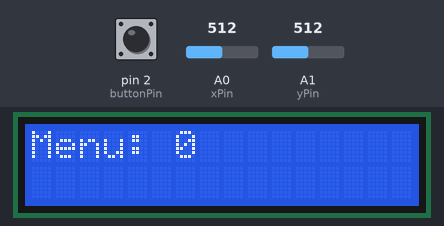
This sketch was run on a simulated Arduino Uno, built with avr-gcc and run on an emulated ATmega328P. On the bench: 16×2 character LCD. The inputs (shaded band) are chosen by the test bench; at power-on: pin 2 (buttonPin) HIGH, A0 (xPin) = 512, A1 (yPin) = 512.

Above: at 1.2 s.
1.3 s: pin 2 (buttonPin) pulled LOW for 0.15 s
At 2.1 s:
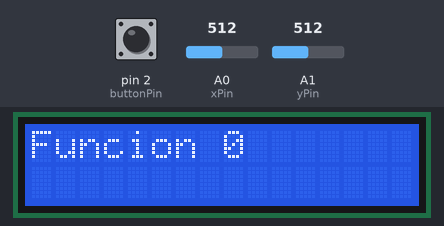
3.9 s: A0 (xPin) set to 910
At 3.97 s:
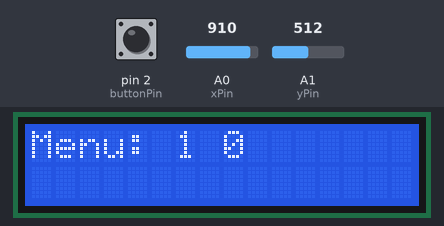
5.4 s: pin 2 (buttonPin) pulled LOW for 3.2 s
At 7.1 s:
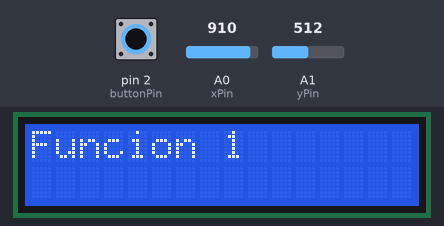

The sketch:

Menu_con_LCD_con_Joytick.ino
```cpp
#include <Wire.h>
#include <LiquidCrystal_I2C.h>

LiquidCrystal_I2C lcd(0x27, 16, 2);  // Dirección y tamaño del display

int xPin = A0;    // Pin analógico del joystick en el eje X
int yPin = A1;    // Pin analógico del joystick en el eje Y
int buttonPin = 2;  // Pin digital del botón del joystick

int menuCount = 3;    // Número de elementos del menú
int menuIndex = 0;    // Índice actual del elemento del menú

void setup() {
  lcd.init();                      // Inicializar el display LCD
  lcd.backlight();                 // Encender la luz del display LCD
  pinMode(buttonPin, INPUT_PULLUP);  // Configurar el botón del joystick como entrada y activar la resistencia pull-up interna
}

void loop() {
  int xVal = analogRead(xPin);  // Leer el valor del joystick en el eje X
  int yVal = analogRead(yPin);  // Leer el valor del joystick en el eje Y
  int buttonVal = digitalRead(buttonPin);  // Leer el valor del botón del joystick

  // Si el joystick se mueve en el eje X
  if (xVal < 100) {
    menuIndex--;  // Disminuir el índice del menú
    if (menuIndex < 0) {  // Si el índice es menor que 0
      menuIndex = menuCount - 1;  // Volver al último elemento del menú
    }
  } else if (xVal > 900) {  // Si el joystick se mueve en el eje X en la dirección opuesta
    menuIndex++;  // Aumentar el índice del menú
    if (menuIndex >= menuCount) {  // Si el índice es mayor o igual que el número de elementos del menú
      menuIndex = 0;  // Volver al primer elemento del menú
    }
  }


  // Actualizar el display LCD con el elemento actual del menú
  lcd.setCursor(0, 0);
  lcd.print("Menu: ");
  lcd.print(menuIndex);

  // Si se presiona el botón del joystick
  if (buttonVal == LOW) {
    // Ejecutar la función correspondiente al elemento actual del menú
    switch (menuIndex) {
      case 0:
        lcd.clear();
        lcd.print("Funcion 0");
        delay(1000);
        break;
      case 1:
        lcd.clear();
        lcd.print("Funcion 1");
        delay(1000);
        break;
      case 2:
        lcd.clear();
        lcd.print("Funcion 2");
        delay(1000);
        break;
    }
  }

  delay(50);  // Pequeña pausa antes de volver a leer los valores del joystick y el botón
}
```

Measured:
- after the input at 1.3 s, the display: changes after 0.05 s (image 1)
- after the input at 3.9 s, the display: changes after 0.06 s (image 2)
- after the input at 5.4 s, the display: first changes after 0.07 s (image 3 shows a later state)
- what the display in image 3 shows lasts 1.1 s, from 6.5 s to 7.6 s
